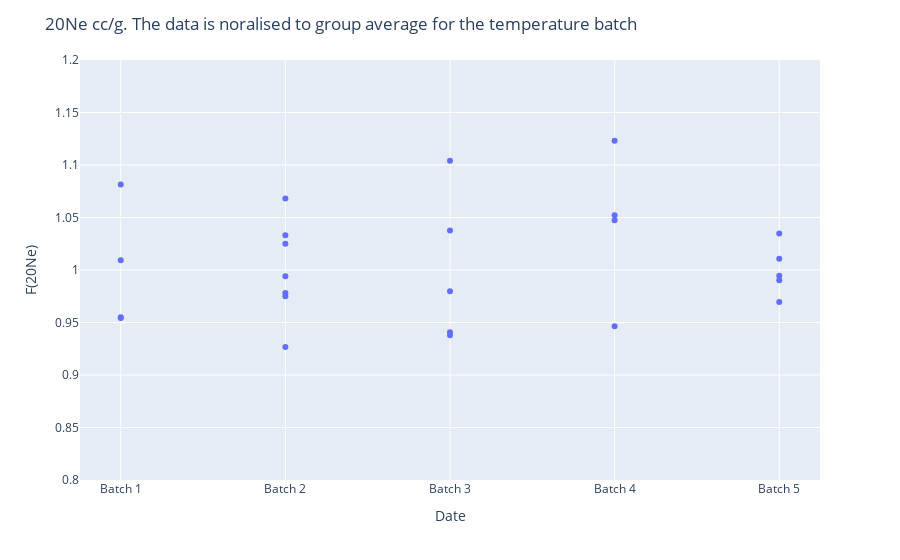

Write notebook code for a chart like this one.
### Code cell
fig1 = px.scatter(df, x=df['Batch'], y=df['20Ne % delta'], log_y=False)
#fig.add_scatter(x=dft.index, y=f['fa/mbar'], mode='scatter', name='Nitrogen')



fig1.update_layout(
    title="20Ne cc/g. The data is noralised to group average for the temperature batch",
    xaxis_title="Date",
    yaxis_title="F(20Ne) ")

fig1.update_yaxes(range=[0.8,1.2]) 
fig1.update_xaxes

fig1.show()

### Figure 1 — Plotly figure (JSON) as saved in the notebook; plotly's stock layout.template omitted (floating-point values rounded to 4 significant figures)
{"data": [{"hovertemplate": "Batch=%{x}<br>20Ne % delta=%{y}<extra></extra>", "legendgroup": "", "marker": {"color": "#636efa", "symbol": "circle"}, "mode": "markers", "name": "", "showlegend": false, "type": "scatter", "x": ["Batch 1", "Batch 1", "Batch 1", "Batch 1", "Batch 2", "Batch 2", "Batch 2", "Batch 2", "Batch 2", "Batch 2", "Batch 2", "Batch 3", "Batch 3", "Batch 3", "Batch 3", "Batch 3", "Batch 4", "Batch 4", "Batch 4", "Batch 4", "Batch 4", "Batch 4", "Batch 5", "Batch 5", "Batch 5", "Batch 5", "Batch 5"], "xaxis": "x", "y": [0.9542, 0.955, 1.009, 1.081, 1.033, 0.994, 1.068, 0.9267, 0.978, 1.025, 0.975, 0.9378, 1.104, 1.038, 0.9799, 0.9407, 1.052, null, 0.9464, 1.047, 1.123, null, 1.035, 1.011, 0.9946, 0.9903, 0.9695], "yaxis": "y"}], "layout": {"legend": {"tracegroupgap": 0}, "margin": {"t": 60}, "title": {"text": "20Ne cc/g. The data is noralised to group average for the temperature batch"}, "xaxis": {"anchor": "y", "domain": [0, 1], "title": {"text": "Date"}}, "yaxis": {"anchor": "x", "domain": [0, 1], "range": [0.8, 1.2], "title": {"text": "F(20Ne) "}}}}
